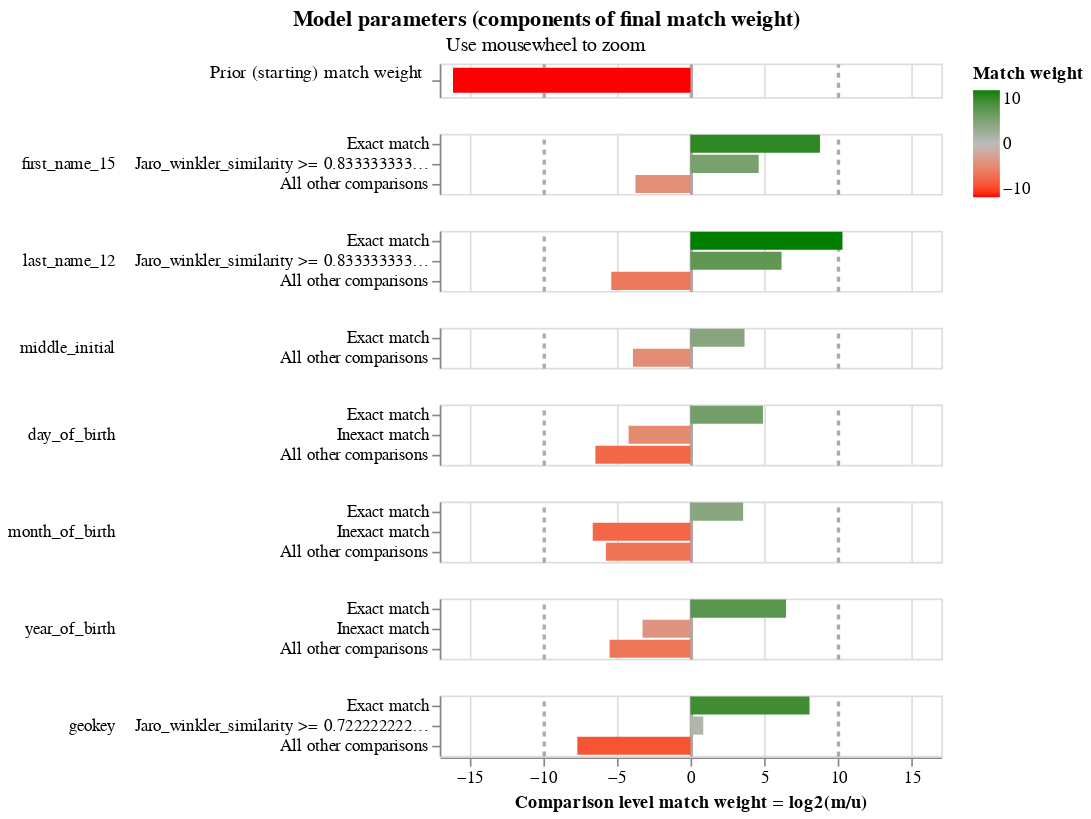

This figure's notebook cell:
### Code cell
linker.match_weights_chart()

### Figure 1 — Vega-Lite specification as saved in the notebook (floating-point values rounded to 4 significant figures)
{"config": {"view": {"continuousWidth": 300, "continuousHeight": 300, "discreteHeight": 60, "discreteWidth": 400}, "header": {"title": null}, "mark": {"tooltip": null}, "title": {"anchor": "middle"}}, "vconcat": [{"mark": {"type": "bar", "clip": true, "height": 15}, "encoding": {"color": {"field": "log2_bayes_factor", "scale": {"domain": [-10, 0, 10], "interpolate": "lab", "range": ["red", "#bbbbbb", "green"]}, "title": "Match weight", "type": "quantitative"}, "tooltip": [{"field": "comparison_name", "title": "Comparison name", "type": "nominal"}, {"field": "probability_two_random_records_match", "format": ".4f", "title": "Probability two random records match", "type": "nominal"}, {"field": "log2_bayes_factor", "format": ",.4f", "title": "Equivalent match weight", "type": "quantitative"}, {"field": "bayes_factor_description", "title": "Match weight description", "type": "nominal"}], "x": {"axis": {"domain": false, "gridColor": {"condition": {"test": "abs(datum.value / 10)  <= 1 & datum.value % 10 === 0", "value": "#aaa"}, "value": "#ddd"}, "gridDash": {"condition": {"test": "abs(datum.value / 10) == 1", "value": [3]}, "value": null}, "gridWidth": {"condition": {"test": "abs(datum.value / 10)  <= 1 & datum.value % 10 === 0", "value": 2}, "value": 1}, "labels": false, "ticks": false, "title": ""}, "field": "log2_bayes_factor", "scale": {"domain": [-17, 17]}, "type": "quantitative"}, "y": {"axis": {"title": "Prior (starting) match weight", "titleAlign": "right", "titleAngle": 0, "titleFontWeight": "normal"}, "field": "label_for_charts", "sort": {"field": "comparison_vector_value", "order": "descending"}, "type": "nominal"}}, "height": 20, "transform": [{"filter": "(datum.comparison_name == 'probability_two_random_records_match')"}]}, {"mark": {"type": "bar", "clip": true}, "encoding": {"color": {"field": "log2_bayes_factor", "scale": {"domain": [-10, 0, 10], "interpolate": "lab", "range": ["red", "#bbbbbb", "green"]}, "title": "Match weight", "type": "quantitative"}, "row": {"field": "comparison_name", "header": {"labelAlign": "left", "labelAnchor": "middle", "labelAngle": 0}, "sort": {"field": "comparison_sort_order"}, "type": "nominal"}, "tooltip": [{"field": "comparison_name", "title": "Comparison name", "type": "nominal"}, {"field": "label_for_charts", "title": "Label", "type": "ordinal"}, {"field": "sql_condition", "title": "SQL condition", "type": "nominal"}, {"field": "m_probability", "format": ".4f", "title": "M probability", "type": "quantitative"}, {"field": "u_probability", "format": ".4f", "title": "U probability", "type": "quantitative"}, {"field": "bayes_factor", "format": ",.4f", "title": "Bayes factor = m/u", "type": "quantitative"}, {"field": "log2_bayes_factor", "format": ",.4f", "title": "Match weight = log2(m/u)", "type": "quantitative"}, {"field": "bayes_factor_description", "title": "Match weight description", "type": "nominal"}], "x": {"axis": {"gridColor": {"condition": {"test": "abs(datum.value / 10)  <= 1 & datum.value % 10 === 0", "value": "#aaa"}, "value": "#ddd"}, "gridDash": {"condition": {"test": "abs(datum.value / 10) == 1", "value": [3]}, "value": null}, "gridWidth": {"condition": {"test": "abs(datum.value / 10)  <= 1 & datum.value % 10 === 0", "value": 2}, "value": 1}, "title": "Comparison level match weight = log2(m/u)"}, "field": "log2_bayes_factor", "scale": {"domain": [-17, 17]}, "type": "quantitative"}, "y": {"axis": {"title": null}, "field": "label_for_charts", "sort": {"field": "comparison_vector_value", "order": "descending"}, "type": "nominal"}}, "height": {"step": 12}, "resolve": {"axis": {"y": "independent"}, "scale": {"y": "independent"}}, "transform": [{"filter": "(datum.comparison_name != 'probability_two_random_records_match')"}]}], "data": {"name": "data-1e45bd7892043d9514ce8d8bde01411e"}, "params": [{"name": "mouse_zoom", "select": {"type": "interval", "encodings": ["x"]}, "bind": "scales", "views": []}], "resolve": {"axis": {"y": "independent"}, "scale": {"y": "independent"}}, "title": {"text": "Model parameters (components of final match weight)", "subtitle": "Use mousewheel to zoom"}, "$schema": "https://vega.github.io/schema/vega-lite/v5.9.3.json", "datasets": {"data-1e45bd7892043d9514ce8d8bde01411e": [{"comparison_name": "probability_two_random_records_match", "sql_condition": null, "label_for_charts": "", "m_probability": null, "u_probability": null, "m_probability_description": null, "u_probability_description": null, "has_tf_adjustments": false, "tf_adjustment_column": null, "tf_adjustment_weight": null, "is_null_level": false, "bayes_factor": 1.423e-05, "log2_bayes_factor": -16.1, "comparison_vector_value": 0, "max_comparison_vector_value": 0, "bayes_factor_description": "The probability that two random records drawn at random match is 0.000 or one in  70,297.3 records.This is equivalent to a starting match weight of -16.101.", "probability_two_random_records_match": 1.423e-05, "comparison_sort_order": -1}, {"comparison_name": "first_name_15", "sql_condition": "\"first_name_15_l\" = \"first_name_15_r\"", "label_for_charts": "Exact match", "m_probability": 0.8382, "u_probability": 0.001915, "m_probability_description": "Amongst matching record comparisons, 83.82% of records are in the exact match comparison level", "u_probability_description": "Amongst non-matching record comparisons, 0.19% of records are in the exact match comparison level", "has_tf_adjustments": false, "tf_adjustment_column": null, "tf_adjustment_weight": 1.0, "is_null_level": false, "bayes_factor": 437.6, "log2_bayes_factor": 8.773, "comparison_vector_value": 2, "max_comparison_vector_value": 2, "bayes_factor_description": "If comparison level is `exact match` then comparison is 437.61 times more likely to be a match", "probability_two_random_records_match": 1.423e-05, "comparison_sort_order": 0}, {"comparison_name": "first_name_15", "sql_condition": "jaro_winkler_similarity(\"first_name_15_l\", \"first_name_15_r\") >= 0.8333333333333334", "label_for_charts": "Jaro_winkler_similarity >= 0.8333333333333334", "m_probability": 0.08703, "u_probability": 0.003534, "m_probability_description": "Amongst matching record comparisons, 8.70% of records are in the jaro_winkler_similarity >= 0.8333333333333334 comparison level", "u_probability_description": "Amongst non-matching record comparisons, 0.35% of records are in the jaro_winkler_similarity >= 0.8333333333333334 comparison level", "has_tf_adjustments": false, "tf_adjustment_column": null, "tf_adjustment_weight": 1.0, "is_null_level": false, "bayes_factor": 24.63, "log2_bayes_factor": 4.622, "comparison_vector_value": 1, "max_comparison_vector_value": 2, "bayes_factor_description": "If comparison level is `jaro_winkler_similarity >= 0.8333333333333334` then comparison is 24.63 times more likely to be a match", "probability_two_random_records_match": 1.423e-05, "comparison_sort_order": 0}, {"comparison_name": "first_name_15", "sql_condition": "ELSE", "label_for_charts": "All other comparisons", "m_probability": 0.07477, "u_probability": 0.9946, "m_probability_description": "Amongst matching record comparisons, 7.48% of records are in the all other comparisons comparison level", "u_probability_description": "Amongst non-matching record comparisons, 99.46% of records are in the all other comparisons comparison level", "has_tf_adjustments": false, "tf_adjustment_column": null, "tf_adjustment_weight": 1.0, "is_null_level": false, "bayes_factor": 0.07518, "log2_bayes_factor": -3.734, "comparison_vector_value": 0, "max_comparison_vector_value": 2, "bayes_factor_description": "If comparison level is `all other comparisons` then comparison is  13.30 times less likely to be a match", "probability_two_random_records_match": 1.423e-05, "comparison_sort_order": 0}, {"comparison_name": "last_name_12", "sql_condition": "\"last_name_12_l\" = \"last_name_12_r\"", "label_for_charts": "Exact match", "m_probability": 0.8797, "u_probability": 0.0006989, "m_probability_description": "Amongst matching record comparisons, 87.97% of records are in the exact match comparison level", "u_probability_description": "Amongst non-matching record comparisons, 0.07% of records are in the exact match comparison level", "has_tf_adjustments": false, "tf_adjustment_column": null, "tf_adjustment_weight": 1.0, "is_null_level": false, "bayes_factor": 1259.0, "log2_bayes_factor": 10.3, "comparison_vector_value": 2, "max_comparison_vector_value": 2, "bayes_factor_description": "If comparison level is `exact match` then comparison is 1,258.79 times more likely to be a match", "probability_two_random_records_match": 1.423e-05, "comparison_sort_order": 1}, {"comparison_name": "last_name_12", "sql_condition": "jaro_winkler_similarity(\"last_name_12_l\", \"last_name_12_r\") >= 0.8333333333333334", "label_for_charts": "Jaro_winkler_similarity >= 0.8333333333333334", "m_probability": 0.09617, "u_probability": 0.001337, "m_probability_description": "Amongst matching record comparisons, 9.62% of records are in the jaro_winkler_similarity >= 0.8333333333333334 comparison level", "u_probability_description": "Amongst non-matching record comparisons, 0.13% of records are in the jaro_winkler_similarity >= 0.8333333333333334 comparison level", "has_tf_adjustments": false, "tf_adjustment_column": null, "tf_adjustment_weight": 1.0, "is_null_level": false, "bayes_factor": 71.95, "log2_bayes_factor": 6.169, "comparison_vector_value": 1, "max_comparison_vector_value": 2, "bayes_factor_description": "If comparison level is `jaro_winkler_similarity >= 0.8333333333333334` then comparison is 71.95 times more likely to be a match", "probability_two_random_records_match": 1.423e-05, "comparison_sort_order": 1}, {"comparison_name": "last_name_12", "sql_condition": "ELSE", "label_for_charts": "All other comparisons", "m_probability": 0.02411, "u_probability": 0.998, "m_probability_description": "Amongst matching record comparisons, 2.41% of records are in the all other comparisons comparison level", "u_probability_description": "Amongst non-matching record comparisons, 99.80% of records are in the all other comparisons comparison level", "has_tf_adjustments": false, "tf_adjustment_column": null, "tf_adjustment_weight": 1.0, "is_null_level": false, "bayes_factor": 0.02416, "log2_bayes_factor": -5.371, "comparison_vector_value": 0, "max_comparison_vector_value": 2, "bayes_factor_description": "If comparison level is `all other comparisons` then comparison is  41.39 times less likely to be a match", "probability_two_random_records_match": 1.423e-05, "comparison_sort_order": 1}, {"comparison_name": "middle_initial", "sql_condition": "\"middle_initial_l\" = \"middle_initial_r\"", "label_for_charts": "Exact match", "m_probability": 0.9381, "u_probability": 0.07418, "m_probability_description": "Amongst matching record comparisons, 93.81% of records are in the exact match comparison level", "u_probability_description": "Amongst non-matching record comparisons, 7.42% of records are in the exact match comparison level", "has_tf_adjustments": false, "tf_adjustment_column": null, "tf_adjustment_weight": 1.0, "is_null_level": false, "bayes_factor": 12.65, "log2_bayes_factor": 3.661, "comparison_vector_value": 1, "max_comparison_vector_value": 1, "bayes_factor_description": "If comparison level is `exact match` then comparison is 12.65 times more likely to be a match", "probability_two_random_records_match": 1.423e-05, "comparison_sort_order": 2}, {"comparison_name": "middle_initial", "sql_condition": "ELSE", "label_for_charts": "All other comparisons", "m_probability": 0.06194, "u_probability": 0.9258, "m_probability_description": "Amongst matching record comparisons, 6.19% of records are in the all other comparisons comparison level", "u_probability_description": "Amongst non-matching record comparisons, 92.58% of records are in the all other comparisons comparison level", "has_tf_adjustments": false, "tf_adjustment_column": null, "tf_adjustment_weight": 1.0, "is_null_level": false, "bayes_factor": 0.0669, "log2_bayes_factor": -3.902, "comparison_vector_value": 0, "max_comparison_vector_value": 1, "bayes_factor_description": "If comparison level is `all other comparisons` then comparison is  14.95 times less likely to be a match", "probability_two_random_records_match": 1.423e-05, "comparison_sort_order": 2}, {"comparison_name": "day_of_birth", "sql_condition": "\"day_of_birth_l\" = \"day_of_birth_r\"", "label_for_charts": "Exact match", "m_probability": 0.9763, "u_probability": 0.03248, "m_probability_description": "Amongst matching record comparisons, 97.63% of records are in the exact match comparison level", "u_probability_description": "Amongst non-matching record comparisons, 3.25% of records are in the exact match comparison level", "has_tf_adjustments": false, "tf_adjustment_column": null, "tf_adjustment_weight": 1.0, "is_null_level": false, "bayes_factor": 30.05, "log2_bayes_factor": 4.909, "comparison_vector_value": 2, "max_comparison_vector_value": 2, "bayes_factor_description": "If comparison level is `exact match` then comparison is 30.05 times more likely to be a match", "probability_two_random_records_match": 1.423e-05, "comparison_sort_order": 3}, {"comparison_name": "day_of_birth", "sql_condition": "abs(day_of_birth_l - day_of_birth_r) <= 5", "label_for_charts": "Inexact match", "m_probability": 0.01607, "u_probability": 0.2953, "m_probability_description": "Amongst matching record comparisons, 1.61% of records are in the inexact match comparison level", "u_probability_description": "Amongst non-matching record comparisons, 29.53% of records are in the inexact match comparison level", "has_tf_adjustments": false, "tf_adjustment_column": null, "tf_adjustment_weight": 1.0, "is_null_level": false, "bayes_factor": 0.05442, "log2_bayes_factor": -4.2, "comparison_vector_value": 1, "max_comparison_vector_value": 2, "bayes_factor_description": "If comparison level is `inexact match` then comparison is  18.38 times less likely to be a match", "probability_two_random_records_match": 1.423e-05, "comparison_sort_order": 3}, {"comparison_name": "day_of_birth", "sql_condition": "ELSE", "label_for_charts": "All other comparisons", "m_probability": 0.007675, "u_probability": 0.6722, "m_probability_description": "Amongst matching record comparisons, 0.77% of records are in the all other comparisons comparison level", "u_probability_description": "Amongst non-matching record comparisons, 67.22% of records are in the all other comparisons comparison level", "has_tf_adjustments": false, "tf_adjustment_column": null, "tf_adjustment_weight": 1.0, "is_null_level": false, "bayes_factor": 0.01142, "log2_bayes_factor": -6.453, "comparison_vector_value": 0, "max_comparison_vector_value": 2, "bayes_factor_description": "If comparison level is `all other comparisons` then comparison is  87.58 times less likely to be a match", "probability_two_random_records_match": 1.423e-05, "comparison_sort_order": 3}, {"comparison_name": "month_of_birth", "sql_condition": "\"month_of_birth_l\" = \"month_of_birth_r\"", "label_for_charts": "Exact match", "m_probability": 0.9865, "u_probability": 0.08325, "m_probability_description": "Amongst matching record comparisons, 98.65% of records are in the exact match comparison level", "u_probability_description": "Amongst non-matching record comparisons, 8.33% of records are in the exact match comparison level", "has_tf_adjustments": false, "tf_adjustment_column": null, "tf_adjustment_weight": 1.0, "is_null_level": false, "bayes_factor": 11.85, "log2_bayes_factor": 3.567, "comparison_vector_value": 2, "max_comparison_vector_value": 2, "bayes_factor_description": "If comparison level is `exact match` then comparison is 11.85 times more likely to be a match", "probability_two_random_records_match": 1.423e-05, "comparison_sort_order": 4}, {"comparison_name": "month_of_birth", "sql_condition": "abs(month_of_birth_l - month_of_birth_r) <= 3", "label_for_charts": "Inexact match", "m_probability": 0.004242, "u_probability": 0.4194, "m_probability_description": "Amongst matching record comparisons, 0.42% of records are in the inexact match comparison level", "u_probability_description": "Amongst non-matching record comparisons, 41.94% of records are in the inexact match comparison level", "has_tf_adjustments": false, "tf_adjustment_column": null, "tf_adjustment_weight": 1.0, "is_null_level": false, "bayes_factor": 0.01012, "log2_bayes_factor": -6.627, "comparison_vector_value": 1, "max_comparison_vector_value": 2, "bayes_factor_description": "If comparison level is `inexact match` then comparison is  98.86 times less likely to be a match", "probability_two_random_records_match": 1.423e-05, "comparison_sort_order": 4}, {"comparison_name": "month_of_birth", "sql_condition": "ELSE", "label_for_charts": "All other comparisons", "m_probability": 0.009306, "u_probability": 0.4974, "m_probability_description": "Amongst matching record comparisons, 0.93% of records are in the all other comparisons comparison level", "u_probability_description": "Amongst non-matching record comparisons, 49.74% of records are in the all other comparisons comparison level", "has_tf_adjustments": false, "tf_adjustment_column": null, "tf_adjustment_weight": 1.0, "is_null_level": false, "bayes_factor": 0.01871, "log2_bayes_factor": -5.74, "comparison_vector_value": 0, "max_comparison_vector_value": 2, "bayes_factor_description": "If comparison level is `all other comparisons` then comparison is  53.44 times less likely to be a match", "probability_two_random_records_match": 1.423e-05, "comparison_sort_order": 4}, {"comparison_name": "year_of_birth", "sql_condition": "\"year_of_birth_l\" = \"year_of_birth_r\"", "label_for_charts": "Exact match", "m_probability": 0.969, "u_probability": 0.01093, "m_probability_description": "Amongst matching record comparisons, 96.90% of records are in the exact match comparison level", "u_probability_description": "Amongst non-matching record comparisons, 1.09% of records are in the exact match comparison level", "has_tf_adjustments": false, "tf_adjustment_column": null, "tf_adjustment_weight": 1.0, "is_null_level": false, "bayes_factor": 88.62, "log2_bayes_factor": 6.469, "comparison_vector_value": 2, "max_comparison_vector_value": 2, "bayes_factor_description": "If comparison level is `exact match` then comparison is 88.62 times more likely to be a match", "probability_two_random_records_match": 1.423e-05, "comparison_sort_order": 5}, {"comparison_name": "year_of_birth", "sql_condition": "abs(year_of_birth_l - year_of_birth_r) <= 5", "label_for_charts": "Inexact match", "m_probability": 0.0114, "u_probability": 0.1088, "m_probability_description": "Amongst matching record comparisons, 1.14% of records are in the inexact match comparison level", "u_probability_description": "Amongst non-matching record comparisons, 10.88% of records are in the inexact match comparison level", "has_tf_adjustments": false, "tf_adjustment_column": null, "tf_adjustment_weight": 1.0, "is_null_level": false, "bayes_factor": 0.1047, "log2_bayes_factor": -3.255, "comparison_vector_value": 1, "max_comparison_vector_value": 2, "bayes_factor_description": "If comparison level is `inexact match` then comparison is  9.55 times less likely to be a match", "probability_two_random_records_match": 1.423e-05, "comparison_sort_order": 5}, {"comparison_name": "year_of_birth", "sql_condition": "ELSE", "label_for_charts": "All other comparisons", "m_probability": 0.01963, "u_probability": 0.8802, "m_probability_description": "Amongst matching record comparisons, 1.96% of records are in the all other comparisons comparison level", "u_probability_description": "Amongst non-matching record comparisons, 88.02% of records are in the all other comparisons comparison level", "has_tf_adjustments": false, "tf_adjustment_column": null, "tf_adjustment_weight": 1.0, "is_null_level": false, "bayes_factor": 0.0223, "log2_bayes_factor": -5.487, "comparison_vector_value": 0, "max_comparison_vector_value": 2, "bayes_factor_description": "If comparison level is `all other comparisons` then comparison is  44.84 times less likely to be a match", "probability_two_random_records_match": 1.423e-05, "comparison_sort_order": 5}, {"comparison_name": "geokey", "sql_condition": "\"geokey_l\" = \"geokey_r\"", "label_for_charts": "Exact match", "m_probability": 0.5835, "u_probability": 0.002177, "m_probability_description": "Amongst matching record comparisons, 58.35% of records are in the exact match comparison level", "u_probability_description": "Amongst non-matching record comparisons, 0.22% of records are in the exact match comparison level", "has_tf_adjustments": false, "tf_adjustment_column": null, "tf_adjustment_weight": 1.0, "is_null_level": false, "bayes_factor": 268.0, "log2_bayes_factor": 8.066, "comparison_vector_value": 2, "max_comparison_vector_value": 2, "bayes_factor_description": "If comparison level is `exact match` then comparison is 268.05 times more likely to be a match", "probability_two_random_records_match": 1.423e-05, "comparison_sort_order": 6}, {"comparison_name": "geokey", "sql_condition": "jaro_winkler_similarity(\"geokey_l\", \"geokey_r\") >= 0.7222222222222222", "label_for_charts": "Jaro_winkler_similarity >= 0.7222222222222222", "m_probability": 0.4127, "u_probability": 0.2268, "m_probability_description": "Amongst matching record comparisons, 41.27% of records are in the jaro_winkler_similarity >= 0.7222222222222222 comparison level", "u_probability_description": "Amongst non-matching record comparisons, 22.68% of records are in the jaro_winkler_similarity >= 0.7222222222222222 comparison level", "has_tf_adjustments": false, "tf_adjustment_column": null, "tf_adjustment_weight": 1.0, "is_null_level": false, "bayes_factor": 1.82, "log2_bayes_factor": 0.8637, "comparison_vector_value": 1, "max_comparison_vector_value": 2, "bayes_factor_description": "If comparison level is `jaro_winkler_similarity >= 0.7222222222222222` then comparison is 1.82 times more likely to be a match", "probability_two_random_records_match": 1.423e-05, "comparison_sort_order": 6}, {"comparison_name": "geokey", "sql_condition": "ELSE", "label_for_charts": "All other comparisons", "m_probability": 0.003773, "u_probability": 0.771, "m_probability_description": "Amongst matching record comparisons, 0.38% of records are in the all other comparisons comparison level", "u_probability_description": "Amongst non-matching record comparisons, 77.10% of records are in the all other comparisons comparison level", "has_tf_adjustments": false, "tf_adjustment_column": null, "tf_adjustment_weight": 1.0, "is_null_level": false, "bayes_factor": 0.004893, "log2_bayes_factor": -7.675, "comparison_vector_value": 0, "max_comparison_vector_value": 2, "bayes_factor_description": "If comparison level is `all other comparisons` then comparison is  204.37 times less likely to be a match", "probability_two_random_records_match": 1.423e-05, "comparison_sort_order": 6}]}}
